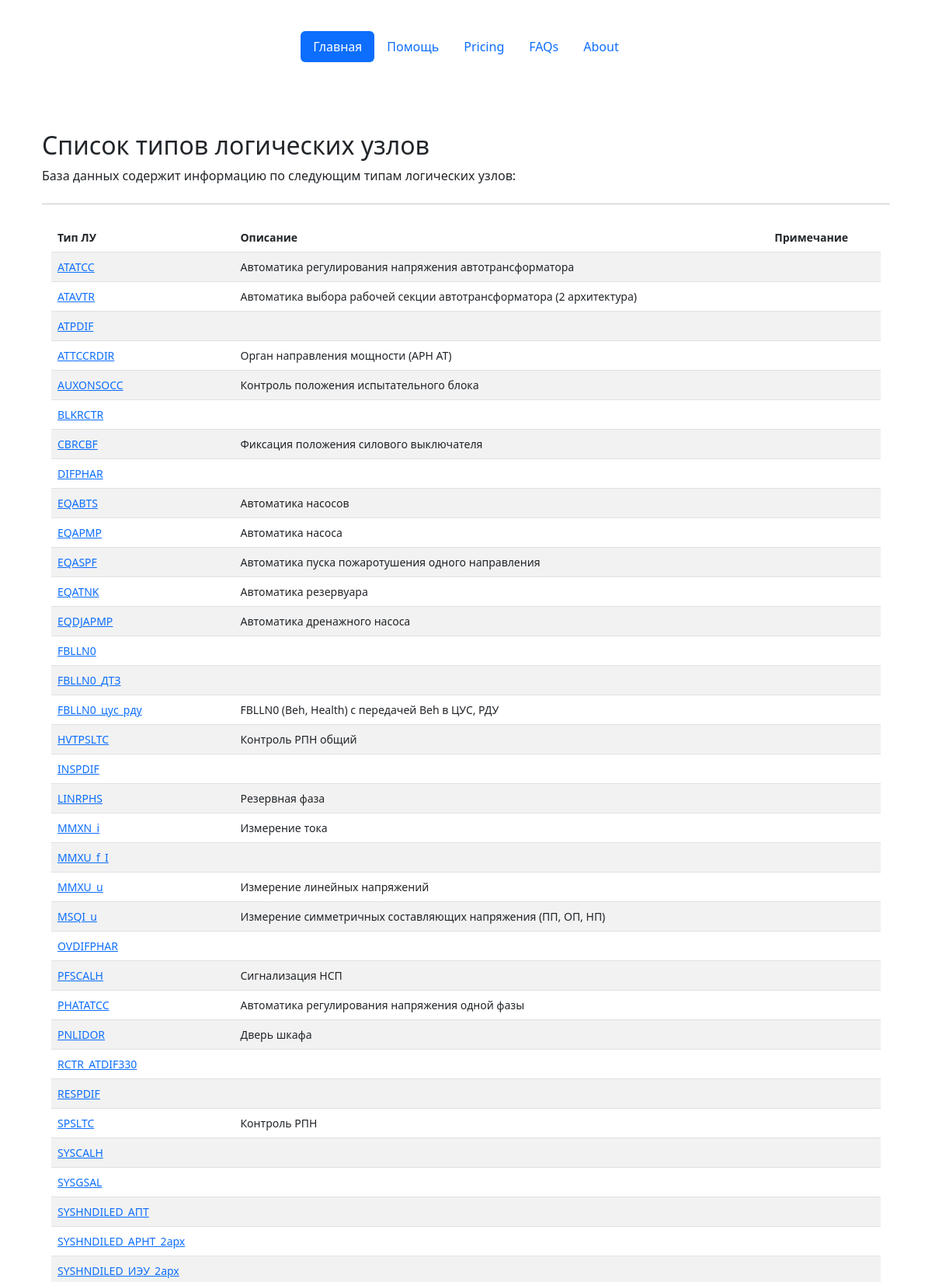
Page /lntypes/ (upper part) on the committed database.
### base_types/models.py (models this page shows, shortened)
class LogicNodesTypes(models.Model):
    id = models.AutoField(primary_key=True)
    name = models.CharField(max_length=64, verbose_name='Имя типа ЛУ', unique=True)
    description = models.TextField(max_length=1024, blank=True, verbose_name='Описание')
    explanation = models.TextField(max_length=2048, blank=True, verbose_name='Пояснение')
    class Meta:
        verbose_name = 'Тип логического узла'
        verbose_name_plural = 'Типы логических узлов'
        ordering = ['name']

### base_types/views.py (the view)
# urls.py: path('lntypes/', views.lntypes),
def lntypes(request):
    lntypes = LogicNodesTypes.objects.all()
    return render(request, 'base_types/lntypes.html', {'lntypes':lntypes})

### templates/base_types/lntypes.html (shortened to what this page needs)
{% extends 'base.html' %}
{% block content %}
<main class="container py-5">
    {% if lntypes %}
    <h2 class="mt-4">Список типов логических узлов</h2>
    <p>База данных содержит информацию по следующим типам логических узлов:</p>
    <hr class="my-4">
    <div class="container small">
    <table class="table table-striped">
                <thead>
                    <tr>
                      <th scope="col">Тип ЛУ</th>
                      <th scope="col">Описание</th>
                      <th scope="col">Примечание</th>
                    </tr>
                </thead>
                <tbody>
                    {% for item in lntypes %}
                    <tr>
                        <td><a href="show/?name={{item.name}}&type=ln">{{item.name}}</a></td>
                        <td>{{item.description}}</td>
                        <td></td>
                    </tr>
                {% endfor %}
                </tbody>
            </table>
    </div>
    {% else %}
    <h2 class="mt-4">В базе данных нет типов логических узлов :(</h2>
    {% endif %}
</main>
{% endblock %}

### rows in the picture
LogicNodesTypes: name "ATATCC", description "Автоматика регулирования напряжения автотрансформатора"
LogicNodesTypes: name "ATAVTR", description "Автоматика выбора рабочей секции автотрансформатора (2 архитектура)"
LogicNodesTypes: name "ATPDIF"
LogicNodesTypes: name "ATTCCRDIR", description "Орган направления мощности (АРН АТ)"
LogicNodesTypes: name "AUXONSOCC", description "Контроль положения испытательного блока"
LogicNodesTypes: name "BLKRCTR"
LogicNodesTypes: name "CBRCBF", description "Фиксация положения силового выключателя"
LogicNodesTypes: name "DIFPHAR"
LogicNodesTypes: name "EQABTS", description "Автоматика насосов"
LogicNodesTypes: name "EQAPMP", description "Автоматика насоса"
LogicNodesTypes: name "EQASPF", description "Автоматика пуска пожаротушения одного направления"
LogicNodesTypes: name "EQATNK", description "Автоматика резервуара"
LogicNodesTypes: name "EQDJAPMP", description "Автоматика дренажного насоса"
LogicNodesTypes: name "FBLLN0"
LogicNodesTypes: name "FBLLN0_ДТЗ"
LogicNodesTypes: name "FBLLN0_цус_рду", description "FBLLN0 (Beh, Health) с передачей Beh в ЦУС, РДУ"
LogicNodesTypes: name "HVTPSLTC", description "Контроль РПН общий"
LogicNodesTypes: name "INSPDIF"
LogicNodesTypes: name "LINRPHS", description "Резервная фаза"
LogicNodesTypes: name "MMXN_i", description "Измерение тока"
LogicNodesTypes: name "MMXU_f_I"
LogicNodesTypes: name "MMXU_u", description "Измерение линейных напряжений"
LogicNodesTypes: name "MSQI_u", description "Измерение симметричных составляющих напряжения (ПП, ОП, НП)"
LogicNodesTypes: name "OVDIFPHAR"
LogicNodesTypes: name "PFSCALH", description "Сигнализация НСП"
LogicNodesTypes: name "PHATATCC", description "Автоматика регулирования напряжения одной фазы"
LogicNodesTypes: name "PNLIDOR", description "Дверь шкафа"
LogicNodesTypes: name "RCTR_ATDIF330"
LogicNodesTypes: name "RESPDIF"
LogicNodesTypes: name "SPSLTC", description "Контроль РПН"
LogicNodesTypes: name "SYSCALH"
LogicNodesTypes: name "SYSGSAL"
LogicNodesTypes: name "SYSHNDILED_АПТ"
LogicNodesTypes: name "SYSHNDILED_АРНТ_2арх"
LogicNodesTypes: name "SYSHNDILED_ИЭУ_2арх"
